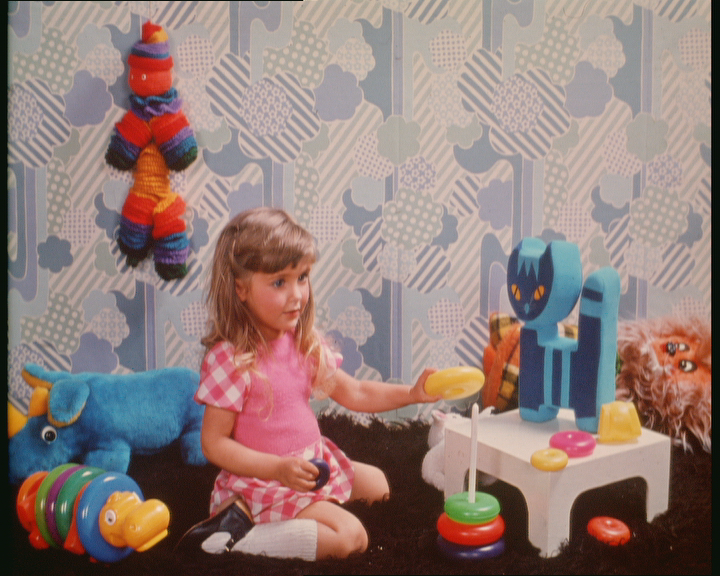
#> input picture image/girl.bmp, 720 x 576 px
$ python 32-laplacianJinZiTa.py
#> lines starting #> are read from the running program, lines starting #| are printed output that depends on the picture
import cv2

if __name__ == '__main__':
    img = cv2.imread('../image/girl.bmp', cv2.IMREAD_UNCHANGED)
#> img is the input picture: shape (576, 720, 3); mean B, G, R 120, 124.6, 145.6

    # 求拉普拉斯金字塔第0层
    od = cv2.pyrDown(img)
    odd = cv2.pyrUp(od)
    cv2.imshow('original:', img)
    cv2.imshow('od0:', img - odd)
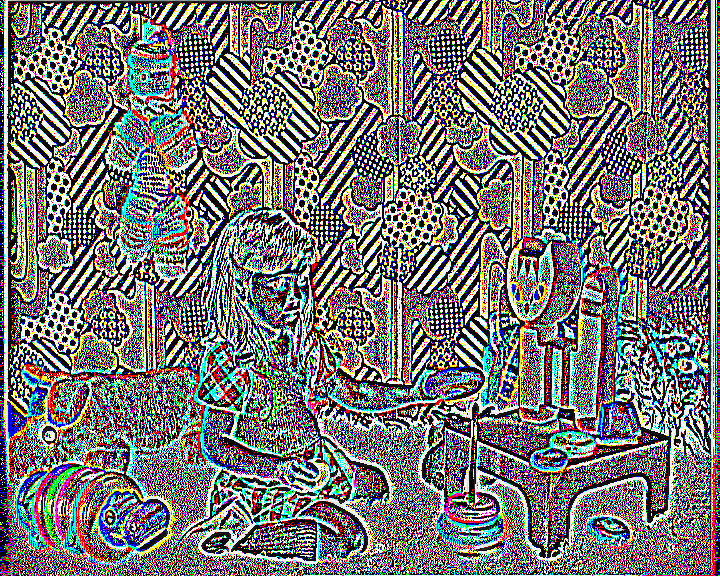
#> window 'od0:': shape (576, 720, 3); mean B, G, R 115.7, 117.3, 119.2

    # 求拉普拉斯第一层
    img = od
    od = cv2.pyrDown(img)
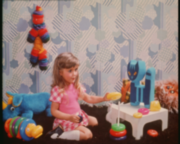
#> od: shape (144, 180, 3); mean B, G, R 120.4, 125, 146
    odd = cv2.pyrUp(od)
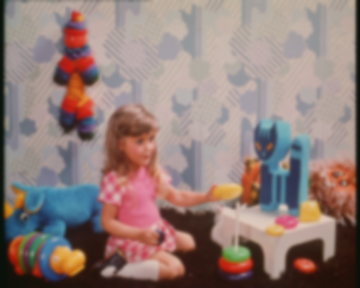
#> odd: shape (288, 360, 3); mean B, G, R 120.2, 124.8, 145.8
    cv2.imshow('od1', img - odd)
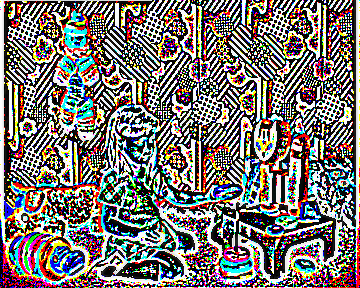
#> window 'od1': shape (288, 360, 3); mean B, G, R 114.1, 117.4, 122.7

    cv2.waitKey(10000)
    cv2.destroyAllWindows()

$ run again, with image/airfield.bmp copied over image/girl.bmp
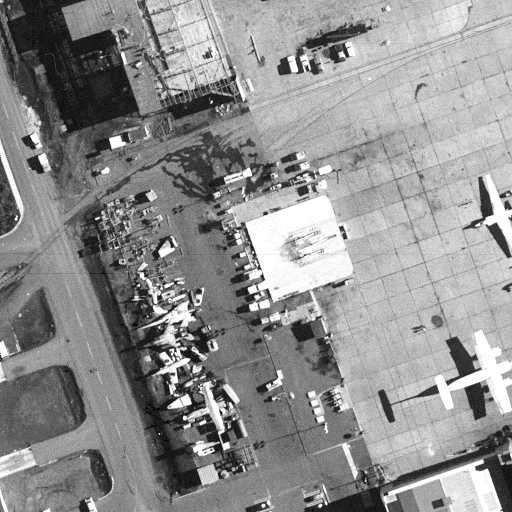
#> input picture image/airfield.bmp, 512 x 512 px
#> img is the input picture: shape (512, 512); min 0, max 255, mean 143.5
#> `cv2.imshow('od0:', img - odd)`:
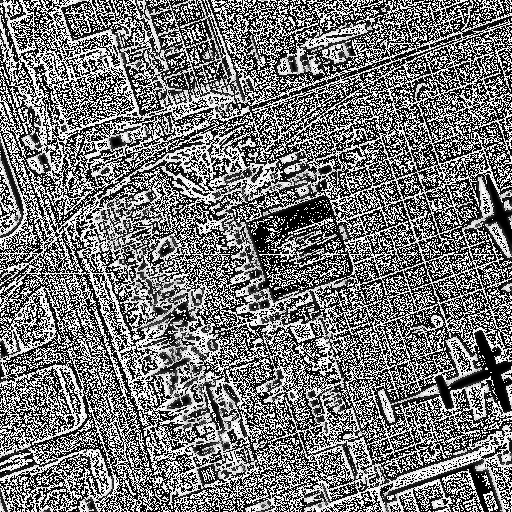
#> window 'od0:': shape (512, 512); min 0, max 255, mean 119
#> `cv2.imshow('od1', img - odd)`:
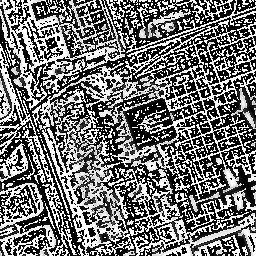
#> window 'od1': shape (256, 256); min 0, max 255, mean 115.5

$ run again, with image/barbara.bmp copied over image/girl.bmp
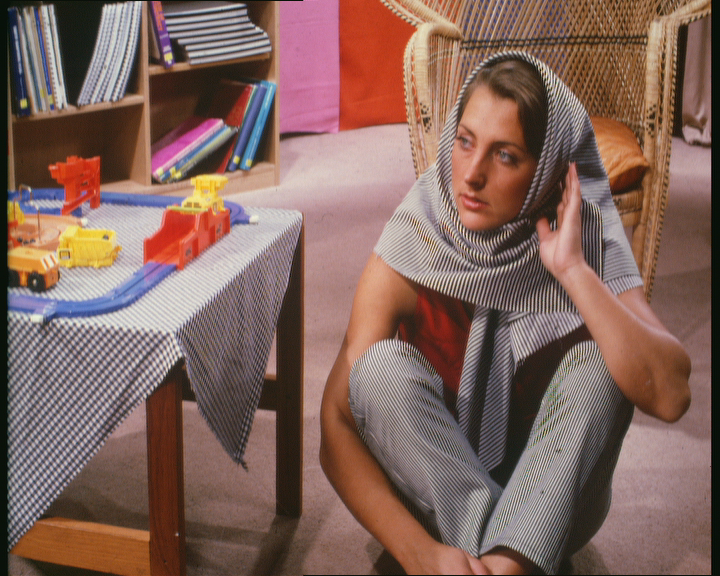
#> input picture image/barbara.bmp, 720 x 576 px
#> img is the input picture: shape (576, 720, 3); mean B, G, R 92.6, 101.1, 130.7
#> `cv2.imshow('od0:', img - odd)`:
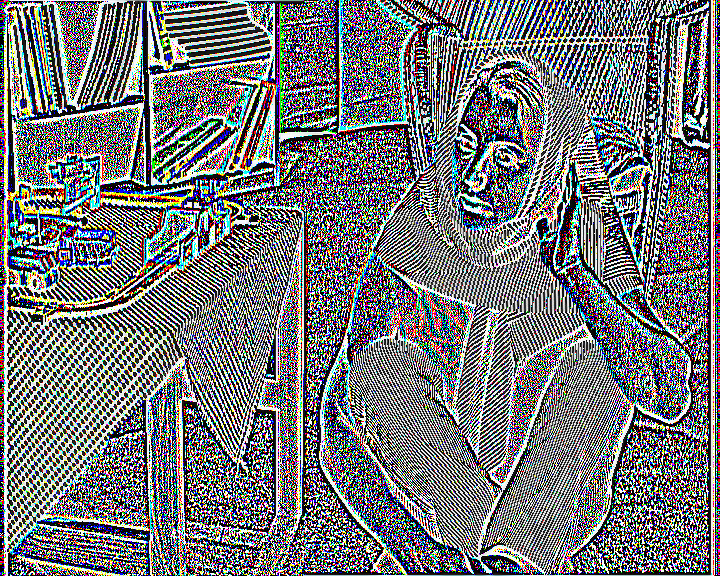
#> window 'od0:': shape (576, 720, 3); mean B, G, R 120.1, 118.4, 117
#> `cv2.imshow('od1', img - odd)`:
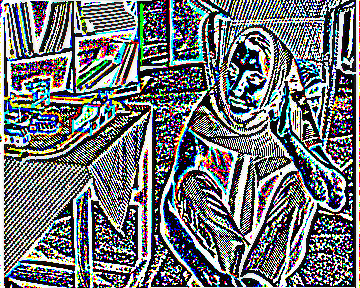
#> window 'od1': shape (288, 360, 3); mean B, G, R 119, 115.9, 112.4
